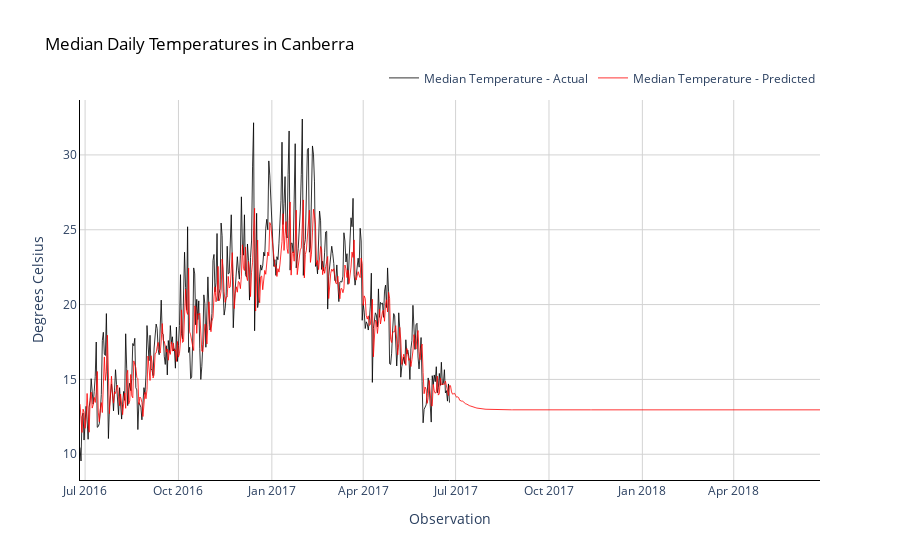

The code cell stored with this chart in its notebook:
### Code cell
fig = go.Figure()
fig.add_trace(go.Scatter(x= dfSydney2['Date'][-730:],
                         y= dfSydney2['MedTemp'][-730:],
                         mode='lines',
                         name='Median Temperature - Actual',
                         opacity=0.8,
                         line=dict(color='black', width=1)
                        ))
fig.add_trace(go.Scatter(x= dfSydney2['Date'][-730:],
                         y= dfSydney2['MedTemp_prediction'][-730:],
                         mode='lines',
                         name='Median Temperature - Predicted',
                         opacity=0.8,
                         line=dict(color='red', width=1)
                        ))

# Change chart background color
fig.update_layout(dict(plot_bgcolor = 'white'))

# Update axes lines
fig.update_xaxes(showgrid=True, gridwidth=1, gridcolor='lightgrey', 
                 zeroline=True, zerolinewidth=1, zerolinecolor='lightgrey', 
                 showline=True, linewidth=1, linecolor='black',
                 title='Observation'
                )

fig.update_yaxes(showgrid=True, gridwidth=1, gridcolor='lightgrey', 
                 zeroline=True, zerolinewidth=1, zerolinecolor='lightgrey', 
                 showline=True, linewidth=1, linecolor='black',
                 title='Degrees Celsius'
                )

# Set figure title
fig.update_layout(title=dict(text="Median Daily Temperatures in Canberra", 
                             font=dict(color='black')),
                  legend=dict(orientation="h", yanchor="bottom", y=1.02, xanchor="right", x=1)
                 )

fig.show()
#black is the actual median day and predicted are with color red.

### Figure 1 — Plotly figure (JSON) as saved in the notebook; plotly's stock layout.template omitted (floating-point values rounded to 4 significant figures; data arrays with more than 128 entries replaced by an {"elided": "..."} marker saying what was removed)
{"data": [{"line": {"color": "black", "width": 1}, "mode": "lines", "name": "Median Temperature - Actual", "opacity": 0.8, "type": "scatter", "x": {"elided": "730 str values"}, "y": {"elided": "730 float values"}}, {"line": {"color": "red", "width": 1}, "mode": "lines", "name": "Median Temperature - Predicted", "opacity": 0.8, "type": "scatter", "x": {"elided": "730 str values"}, "y": {"elided": "730 float values"}}], "layout": {"legend": {"orientation": "h", "x": 1, "xanchor": "right", "y": 1.02, "yanchor": "bottom"}, "plot_bgcolor": "white", "title": {"font": {"color": "black"}, "text": "Median Daily Temperatures in Canberra"}, "xaxis": {"gridcolor": "lightgrey", "gridwidth": 1, "linecolor": "black", "linewidth": 1, "showgrid": true, "showline": true, "title": {"text": "Observation"}, "zeroline": true, "zerolinecolor": "lightgrey", "zerolinewidth": 1}, "yaxis": {"gridcolor": "lightgrey", "gridwidth": 1, "linecolor": "black", "linewidth": 1, "showgrid": true, "showline": true, "title": {"text": "Degrees Celsius"}, "zeroline": true, "zerolinecolor": "lightgrey", "zerolinewidth": 1}}}
